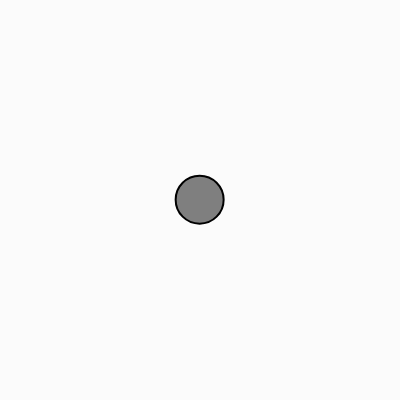
Frame 1 (no input)
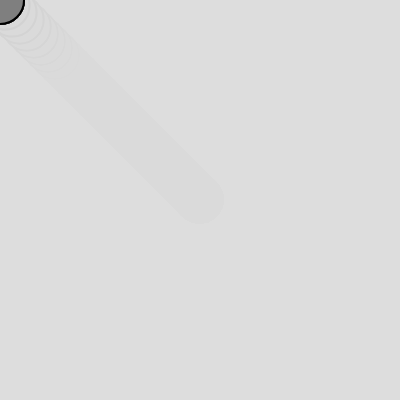
Frame 60 (no input)
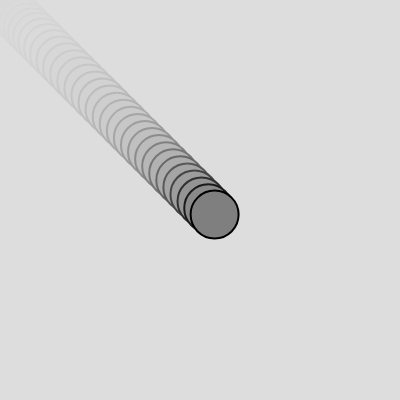
Frame 120 (the mouse pressed at the canvas centre since frame 60)

The p5.js sketch that drew these frames (run headless with seeded random() and noise() and a simulated clock; from frame 60 on, the mouse is pressed at the canvas centre):

// p5.js sketch
// ── sketch.js
class Mover {
  constructor() {
    this.position = createVector(width / 2, height / 2);
    this.velocity = createVector(0, 0);
    this.velocity.limit(1);
    this.acceleration = createVector(0,0);
    this.topSpeed = 10;
  }

  update() {
    let mouse = createVector(mouseX, mouseY)
    let direction = p5.Vector.sub(mouse, this.position)
    direction.normalize()
    direction.mult(0.5)
    this.acceleration = direction
    this.velocity.add(this.acceleration);
    this.limit(this.topSpeed);
    console.log(this.acceleration)
    console.log(this.velocity.mag())
    this.position.add(this.velocity);
  }

  show() {
    stroke(0);
    strokeWeight(2);
    fill(127);
    circle(this.position.x, this.position.y, 48);
  }

  checkEdges() {
    if (this.position.x > width) {
      this.position.x = width0;
    } else if (this.position.x < 0) {
      this.position.x = 0;
    }

    if (this.position.y > height) {
      this.position.y = height;
    } else if (this.position.y < 0) {
      this.position.y = 0;
    }
  }

  limit(max) {
    if (this.velocity.mag() > max) {
      this.velocity.normalize();
      this.velocity.mult(max);
    }
  }
}

let mover

function setup() {
  createCanvas(400, 400);

  mover = new Mover();
}

function draw() {
  background(220,30);

  mover.update();
  mover.checkEdges();
  mover.show();
}
